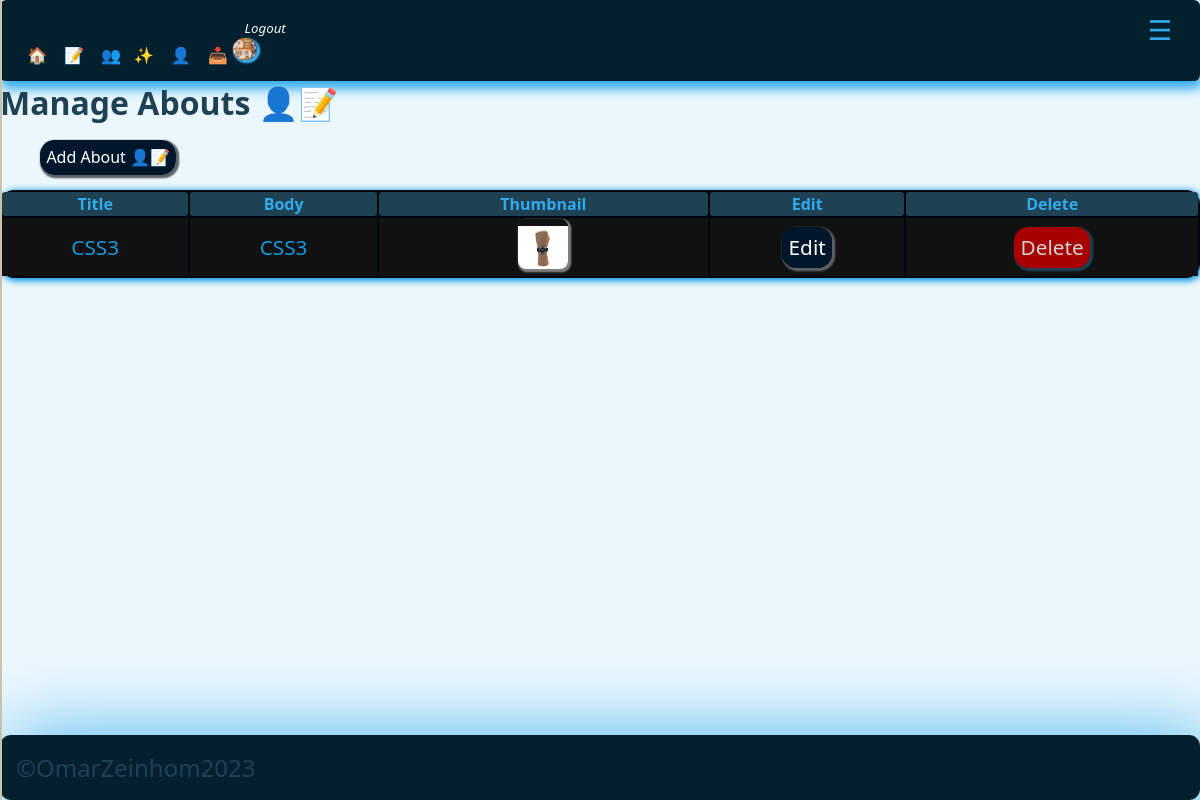
Screenshot of /adminpanel/manage_abouts.php (signed in) with the database file from the repository.
### tables this page shows
CREATE TABLE `users` (
  `id` int(11) UNSIGNED NOT NULL,
  `firstname` varchar(50) NOT NULL,
  `lastname` varchar(50) NOT NULL,
  `username` varchar(50) NOT NULL,
  `email` varchar(100) NOT NULL,
  `password` varchar(255) NOT NULL,
  `avatar` varchar(255) NOT NULL,
  `is_admin` tinyint(1) NOT NULL
);

CREATE TABLE `abouts` (
  `id` int(8) UNSIGNED NOT NULL,
  `about_title` varchar(255) NOT NULL,
  `about_body` text NOT NULL,
  `about_thumbnail` varchar(255) NOT NULL
);

### adminpanel/manage_abouts.php (the view, shortened to what this page needs)
<?php
$page__title = 'Manage Abouts 👤📝';
include('./partials/sidenav/sidenav.php');
$query = "SELECT * FROM abouts";
$abouts = mysqli_query($connect__db, $query);
?>
<h1><?php echo $page__title; ?></h1>
<br />
<ul>
    <li class='app__sidenav-item'><a href="<?= HOME_URL ?>add_about.php" class="app__link-btn">Add
            About 👤📝</a></li>
</ul>
<br />
<div class="section__center">
    <table class="app__table">
        <thead class="app__thead">
            <tr clas="app__tr">
                <th class="app_th">Title</th>
                <th class="app_th">Body</th>
                <th class="app_th">Thumbnail</th>
                <th class="app_th">Edit</th>
                <th class="app_th">Delete</th>
            </tr>
        </thead>
        <tbody class="app__tbody">
            <?php while ($about = mysqli_fetch_assoc($abouts)) : ?>
            <tr clas="app__tr">
                <td class="app__td"><?= " {$about['about_title']}"; ?></td>
                <td class="app__td"><?= "{$about['about_body']}"; ?></td>
                <td class="app__td" id="aboutThumbnail"> <img
                        src="<?= ROOT_URL . 'images/' . $about['about_thumbnail'] ?>"
                        style="padding-top: 0.4rem;border-radius: 15%; object-fit:cover; box-shadow: 0.1rem 0.1rem 0.1rem 0.1rem gray;"
                        class="app__thumbnail-avatar" width="50px" height="50px" alt="admin_post_thumbnail" /></td>
                <td class="app__td"><a href="<?= ADMIN_URL ?>edit_about.php?id=<?= $about['id'] ?>"
                        class="app__link-btn">Edit</a></td>
                <td class="app__td"><a href="<?= ADMIN_URL ?>delete_about.php?id=<?= $about['id'] ?>"
                        class="app__alert-btn-sm">Delete</a>
                </td>
            </tr>
            <?php endwhile; ?>
        </tbody>
    </table>
</div>
<?php
include('./partials/footer/footer.php');
?>

### adminpanel/partials/nav/nav.php (shortened to what this page needs)
<?php
include('./partials/header/header.php');
if (isset($_SESSION['user-id'])) {
    $id = filter_var($_SESSION['user-id'], FILTER_SANITIZE_NUMBER_INT);
    $query = "SELECT avatar from users WHERE id=$id";
    $result = mysqli_query($connect__db, $query);
    $avatar = mysqli_fetch_assoc($result);
}
?>
<div class="app__sidenav-closed">
    <li class='app__sidenav-item'><a href="<?= ADMIN_URL ?>dashboard.php" class="app__sidenav-itemLink"> 🏠</a></li>
    <li class='app__sidenav-item'><a href="<?= ADMIN_URL ?>manage_posts.php" class="app__sidenav-itemLink">📝</a>
    </li>
    <?php
    if (isset($_SESSION['user_is_admin'])) : ?>
    <li class='app__sidenav-item'><a href="<?= ADMIN_URL ?>manage_users.php" class="app__sidenav-itemLink">👥</a>
    <li class='app__sidenav-item'><a href="<?= ADMIN_URL  ?>manage_categories.php" class="app__sidenav-itemLink">✨</a>
    </li>
    <li class='app__sidenav-item'><a href="<?= ADMIN_URL  ?>manage_abouts.php" class="app__sidenav-itemLink"> 👤</a>
    </li>
    <li class='app__sidenav-item'><a href="<?= ADMIN_URL  ?>manage_downloads.php" class="app__sidenav-itemLink">📥</a>
    </li>
    <?php endif; ?>
    <?php if (isset($_SESSION['user-id'])) : ?>
    <li class='app__sidenav-item'>
        <a href="<?= ROOT_URL ?>logout.php" class="app__sidenav-itemLink"><small>
                <i> Logout</i>
            </small>
            <img alt="avatar" class="app__admin__nav-avatar" loading="lazy"
                src="<?= ROOT_URL . 'images/' . $avatar['avatar'] ?>" />
        </a>
    </li>
    <?php else : ?>
    <li class='app__sidenav-item'><a href="<?= ROOT_URL ?>login.php" class="app__sidenav-itemLink">🚪</a>
    </li>
    <?php endif; ?>
</div>

### global/styles/css/adminstyles.css (style rules this page uses)
.app__admin__nav-avatar { border-radius: 90%; max-width: 1.5rem; max-height: 1.4rem; width: 100%; height: 100%; -o-object-fit: cover; object-fit: cover; background-color: black; box-shadow: 0.1rem 0.1rem 0.1rem 0.1rem var(--color-primary); }
.app__sidenav-closed { top: 0; background-color: var(--color-blackpearl); padding: 1rem 1rem 1rem 1rem; box-shadow: 0.1rem 0.4rem 0.7rem 0.1rem var(--color-primary); width: 100%; max-width: 100%; border-radius: 0.4rem; height: 100%; }
.app__sidenav-item { display: inline-block; }
.app__sidenav-itemLink { text-decoration: none; transition: 0.3s all ease-in-out; color: whitesmoke; padding: 0.1rem 0.1rem 0.3rem 0.7rem; transition: 0.3s ease-in-out; }
* { box-sizing: border-box; }
.app__table { background-color: var(--color-dark-pearl); text-align: center; box-shadow: 0.1rem 0.1rem 0.4rem 0.1rem var(--color-cerulean); border-radius: 0.9rem; width: 100%; height: 100%; font-size: 1.7rem; max-width: 100vw; max-height: 100vh; }
.app_th { background-color: var(--color-primary-dark); border-radius: 0.2rem; font-size: 1rem; color: var(--color-primary); }
.app__tbody { background-color: var(--color-darkest-gray); color: var(--color-cerulean); padding: 1rem 1rem 1rem 1rem; }
.app__td { font-size: 1.3rem; }
.app__link-btn { text-decoration: none; color: var(--color-white); transition: 0.3s ease-in all; box-shadow: 0.1rem 0.1rem 0.1rem 0.1rem var(--color-dark-gray); border-radius: 0.9rem; padding: 0.4rem 0.4rem 0.4rem 0.4rem; background-color: var(--color-dark-navyblue); }
.app__alert-btn-sm { text-decoration: none; color: var(--color-lightest-gray); background-color: var(--color-red); transition: 0.3s ease-in all; box-shadow: 0.1rem 0.1rem 0.1rem 0.1rem var(--color-primary-dark); border-radius: 0.9rem; padding: 0.4rem 0.4rem 0.4rem 0.4rem; }
.app__thumbnail-avatar { max-width: 50px; max-height: 50px; width: 100%; height: 100%; padding-top: 0.4rem; border-radius: 15%; -o-object-fit: cover; object-fit: cover; box-shadow: 0.1rem 0.1rem 0.1rem 0.1rem gray; }
:root { --color-primary: #31abed; --color-alternative: #08405e; --color-primary-dark: #1e4154; --color-bgprimary: #053d57; --color-bgwhitefoam: #ecf7fd; --color-blackpearl: #04202f; --color-tiber: #052638; --color-tarawera: #08405e; --color-greenblue: #0e6da0; --color-cerulean: #1499e1; --color-pictonblue: #31abed; --color-malibu: #72c6f3; --color-sail: #b4e0f8; --color-selago: #f6fbfe; --color-black: black; --color-medium-gray: #7d8184; --color-dark-gray: #5e6164; --color-darkest-gray: #111111; --color-light-gray: #a9a9a9; --color-lightest-gray: #d3d3d3; --color-dark-pearl: #00070e; --color-dark-navyblue: #00162a; --color-white: #ffffff; --color-red: #a80101; --color-dark-red: #700000; --transition-slow: all 3s ease-in-out; --transition-medium: all 1.5s ease-in-out; --transition-fast: all 0.3s ease-in-out; }
* { margin: auto; }
html { height: 100%; width: 100%; }
body { background-color: var(--color-bgwhitefoam); color: var(--color-primary-dark); font-family: system-ui, -apple-system, BlinkMacSystemFont, "Segoe UI", Roboto, Oxygen, Ubuntu, Cantarell, "Open Sans", "Helvetica Neue", sans-serif; width: 100%; }
a { color: #ffffff; }
.section__center { overflow: x-auto; margin: auto; max-width: 1700px; width: 100%; height: 100%; }

### rows the page displays
users: avatar (picture)
abouts: about_title "CSS3", about_body "CSS3", about_thumbnail (picture)

### other values shown
$page__title "Manage Abouts 👤📝"
